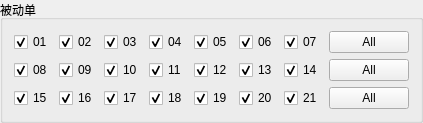
             <widget class="QGroupBox" name="groupBox_2">
              <property name="sizePolicy">
               <sizepolicy hsizetype="Minimum" vsizetype="Preferred">
                <horstretch>0</horstretch>
                <verstretch>0</verstretch>
               </sizepolicy>
              </property>
              <property name="title">
               <string>被动单</string>
              </property>
              <layout class="QVBoxLayout" name="verticalLayout_6">
               <item>
                <layout class="QHBoxLayout" name="horizontalLayout_12">
                 <item>
                  <widget class="QCheckBox" name="check_bdd01">
                   <property name="sizePolicy">
                    <sizepolicy hsizetype="Minimum" vsizetype="Fixed">
                     <horstretch>0</horstretch>
                     <verstretch>0</verstretch>
                    </sizepolicy>
                   </property>
                   <property name="text">
                    <string>01</string>
                   </property>
                   <property name="checked">
                    <bool>true</bool>
                   </property>
                  </widget>
                 </item>
                 <item>
                  <widget class="QCheckBox" name="check_bdd02">
                   <property name="sizePolicy">
                    <sizepolicy hsizetype="Minimum" vsizetype="Fixed">
                     <horstretch>0</horstretch>
                     <verstretch>0</verstretch>
                    </sizepolicy>
                   </property>
                   <property name="text">
                    <string>02</string>
                   </property>
                   <property name="checked">
                    <bool>true</bool>
                   </property>
                  </widget>
                 </item>
                 <item>
                  <widget class="QCheckBox" name="check_bdd03">
                   <property name="text">
                    <string>03</string>
                   </property>
                   <property name="checked">
                    <bool>true</bool>
                   </property>
                  </widget>
                 </item>
                 <item>
                  <widget class="QCheckBox" name="check_bdd04">
                   <property name="sizePolicy">
                    <sizepolicy hsizetype="Minimum" vsizetype="Fixed">
                     <horstretch>0</horstretch>
                     <verstretch>0</verstretch>
                    </sizepolicy>
                   </property>
                   <property name="text">
                    <string>04</string>
                   </property>
                   <property name="checked">
                    <bool>true</bool>
                   </property>
                  </widget>
                 </item>
                 <item>
                  <widget class="QCheckBox" name="check_bdd05">
                   <property name="sizePolicy">
                    <sizepolicy hsizetype="Minimum" vsizetype="Fixed">
                     <horstretch>0</horstretch>
                     <verstretch>0</verstretch>
                    </sizepolicy>
                   </property>
                   <property name="text">
                    <string>05</string>
                   </property>
                   <property name="checked">
                    <bool>true</bool>
                   </property>
                  </widget>
                 </item>
                 <item>
                  <widget class="QCheckBox" name="check_bdd06">
                   <property name="sizePolicy">
                    <sizepolicy hsizetype="Minimum" vsizetype="Fixed">
                     <horstretch>0</horstretch>
                     <verstretch>0</verstretch>
                    </sizepolicy>
                   </property>
                   <property name="text">
                    <string>06</string>
                   </property>
                   <property name="checked">
                    <bool>true</bool>
                   </property>
                  </widget>
                 </item>
                 <item>
                  <widget class="QCheckBox" name="check_bdd07">
                   <property name="sizePolicy">
                    <sizepolicy hsizetype="Minimum" vsizetype="Fixed">
                     <horstretch>0</horstretch>
                     <verstretch>0</verstretch>
                    </sizepolicy>
                   </property>
                   <property name="text">
                    <string>07</string>
                   </property>
                   <property name="checked">
                    <bool>true</bool>
                   </property>
                  </widget>
                 </item>
                 <item>
                  <widget class="QPushButton" name="pushButton_bdd1">
                   <property name="text">
                    <string>All</string>
                   </property>
                  </widget>
                 </item>
                </layout>
               </item>
               <item>
                <layout class="QHBoxLayout" name="horizontalLayout_13">
                 <item>
                  <widget class="QCheckBox" name="check_bdd08">
                   <property name="sizePolicy">
                    <sizepolicy hsizetype="Minimum" vsizetype="Fixed">
                     <horstretch>0</horstretch>
                     <verstretch>0</verstretch>
                    </sizepolicy>
                   </property>
                   <property name="text">
                    <string>08</string>
                   </property>
                   <property name="checked">
                    <bool>true</bool>
                   </property>
                  </widget>
                 </item>
                 <item>
                  <widget class="QCheckBox" name="check_bdd09">
                   <property name="sizePolicy">
                    <sizepolicy hsizetype="Minimum" vsizetype="Fixed">
                     <horstretch>0</horstretch>
                     <verstretch>0</verstretch>
                    </sizepolicy>
                   </property>
                   <property name="text">
                    <string>09</string>
                   </property>
                   <property name="checked">
                    <bool>true</bool>
                   </property>
                  </widget>
                 </item>
                 <item>
                  <widget class="QCheckBox" name="check_bdd10">
                   <property name="text">
                    <string>10</string>
                   </property>
                   <property name="checked">
                    <bool>true</bool>
                   </property>
                  </widget>
                 </item>
                 <item>
                  <widget class="QCheckBox" name="check_bdd11">
                   <property name="sizePolicy">
                    <sizepolicy hsizetype="Minimum" vsizetype="Fixed">
                     <horstretch>0</horstretch>
                     <verstretch>0</verstretch>
                    </sizepolicy>
                   </property>
                   <property name="text">
                    <string>11</string>
                   </property>
                   <property name="checked">
                    <bool>true</bool>
                   </property>
                  </widget>
                 </item>
                 <item>
                  <widget class="QCheckBox" name="check_bdd12">
                   <property name="sizePolicy">
                    <sizepolicy hsizetype="Minimum" vsizetype="Fixed">
                     <horstretch>0</horstretch>
                     <verstretch>0</verstretch>
                    </sizepolicy>
                   </property>
                   <property name="text">
                    <string>12</string>
                   </property>
                   <property name="checked">
                    <bool>true</bool>
                   </property>
                  </widget>
                 </item>
                 <item>
                  <widget class="QCheckBox" name="check_bdd13">
                   <property name="sizePolicy">
                    <sizepolicy hsizetype="Minimum" vsizetype="Fixed">
                     <horstretch>0</horstretch>
                     <verstretch>0</verstretch>
                    </sizepolicy>
                   </property>
                   <property name="text">
                    <string>13</string>
                   </property>
                   <property name="checked">
                    <bool>true</bool>
                   </property>
                  </widget>
                 </item>
                 <item>
                  <widget class="QCheckBox" name="check_bdd14">
                   <property name="sizePolicy">
                    <sizepolicy hsizetype="Minimum" vsizetype="Fixed">
                     <horstretch>0</horstretch>
                     <verstretch>0</verstretch>
                    </sizepolicy>
                   </property>
                   <property name="text">
                    <string>14</string>
                   </property>
                   <property name="checked">
                    <bool>true</bool>
                   </property>
                  </widget>
                 </item>
                 <item>
                  <widget class="QPushButton" name="pushButton_bdd2">
                   <property name="text">
                    <string>All</string>
                   </property>
                  </widget>
                 </item>
                </layout>
               </item>
               <item>
                <layout class="QHBoxLayout" name="horizontalLayout_14">
                 <item>
                  <widget class="QCheckBox" name="check_bdd15">
                   <property name="sizePolicy">
                    <sizepolicy hsizetype="Minimum" vsizetype="Fixed">
                     <horstretch>0</horstretch>
                     <verstretch>0</verstretch>
                    </sizepolicy>
                   </property>
                   <property name="text">
                    <string>15</string>
                   </property>
                   <property name="checked">
                    <bool>true</bool>
                   </property>
                  </widget>
                 </item>
                 <item>
                  <widget class="QCheckBox" name="check_bdd16">
                   <property name="sizePolicy">
                    <sizepolicy hsizetype="Minimum" vsizetype="Fixed">
                     <horstretch>0</horstretch>
                     <verstretch>0</verstretch>
                    </sizepolicy>
                   </property>
                   <property name="text">
                    <string>16</string>
                   </property>
                   <property name="checked">
                    <bool>true</bool>
                   </property>
                  </widget>
                 </item>
                 <item>
                  <widget class="QCheckBox" name="check_bdd17">
                   <property name="text">
                    <string>17</string>
                   </property>
                   <property name="checked">
                    <bool>true</bool>
                   </property>
                  </widget>
                 </item>
                 <item>
                  <widget class="QCheckBox" name="check_bdd18">
                   <property name="sizePolicy">
                    <sizepolicy hsizetype="Minimum" vsizetype="Fixed">
                     <horstretch>0</horstretch>
                     <verstretch>0</verstretch>
                    </sizepolicy>
                   </property>
                   <property name="text">
                    <string>18</string>
                   </property>
                   <property name="checked">
                    <bool>true</bool>
                   </property>
                  </widget>
                 </item>
                 <item>
                  <widget class="QCheckBox" name="check_bdd19">
                   <property name="sizePolicy">
                    <sizepolicy hsizetype="Minimum" vsizetype="Fixed">
                     <horstretch>0</horstretch>
                     <verstretch>0</verstretch>
                    </sizepolicy>
                   </property>
                   <property name="text">
                    <string>19</string>
                   </property>
                   <property name="checked">
                    <bool>true</bool>
                   </property>
                  </widget>
                 </item>
                 <item>
                  <widget class="QCheckBox" name="check_bdd20">
                   <property name="sizePolicy">
                    <sizepolicy hsizetype="Minimum" vsizetype="Fixed">
                     <horstretch>0</horstretch>
                     <verstretch>0</verstretch>
                    </sizepolicy>
                   </property>
                   <property name="text">
                    <string>20</string>
                   </property>
                   <property name="checked">
                    <bool>true</bool>
                   </property>
                  </widget>
                 </item>
                 <item>
                  <widget class="QCheckBox" name="check_bdd21">
                   <property name="sizePolicy">
                    <sizepolicy hsizetype="Minimum" vsizetype="Fixed">
                     <horstretch>0</horstretch>
                     <verstretch>0</verstretch>
                    </sizepolicy>
                   </property>
                   <property name="text">
                    <string>21</string>
                   </property>
                   <property name="checked">
                    <bool>true</bool>
                   </property>
                  </widget>
                 </item>
                 <item>
                  <widget class="QPushButton" name="pushButton_bdd3">
                   <property name="text">
                    <string>All</string>
                   </property>
                  </widget>
                 </item>
                </layout>
               </item>
              </layout>
             </widget>
